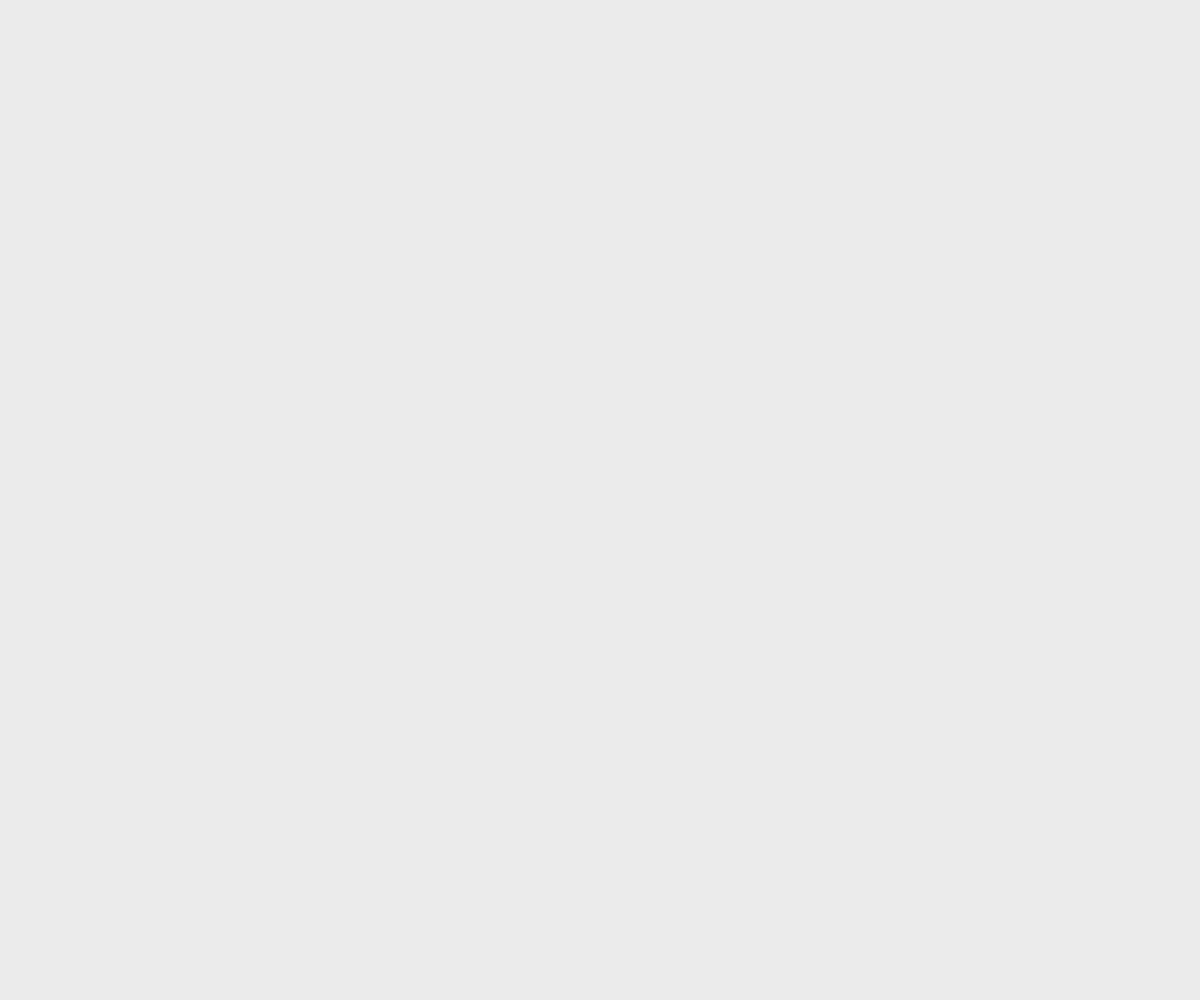
Frame 1 (no input)
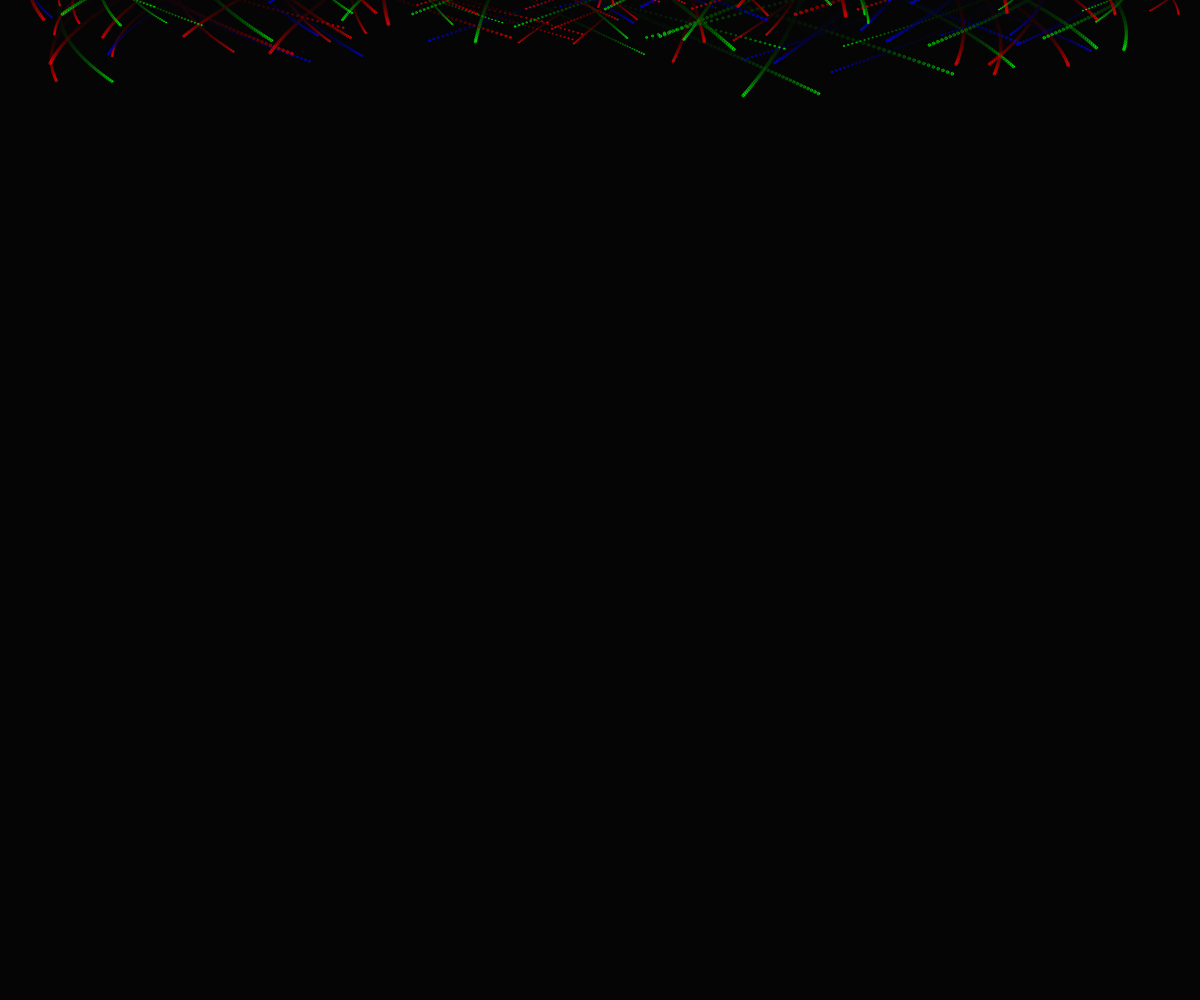
Frame 60 (no input)
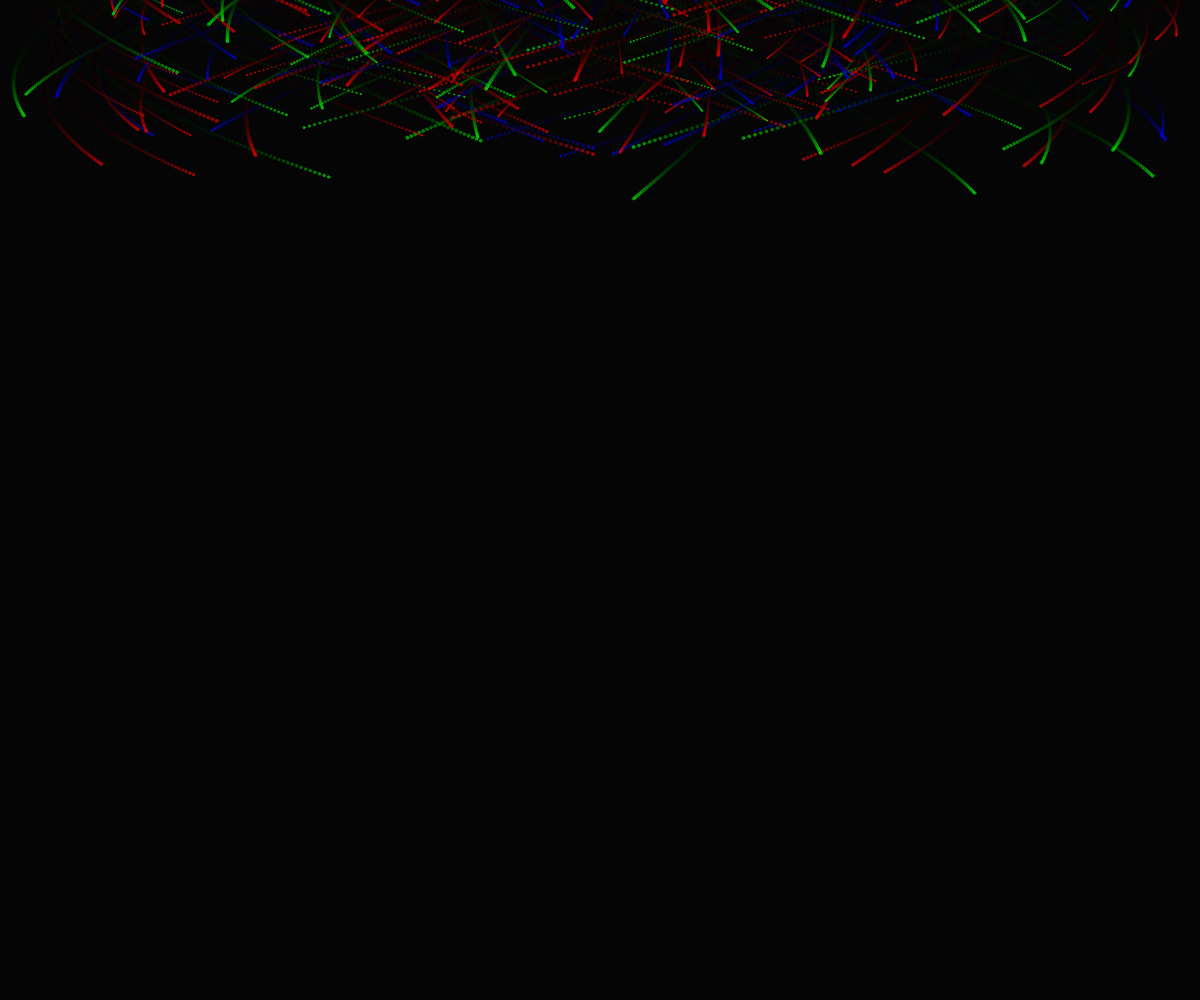
Frame 120 (the mouse pressed at the canvas centre since frame 60)

The p5.js sketch that drew these frames (run headless with seeded random() and noise() and a simulated clock; from frame 60 on, the mouse is pressed at the canvas centre):

// p5.js sketch
// ── sketch.js
let tasa=0.001;
let snowflakes = [];

function setup() {
  createCanvas(windowWidth, windowHeight);
  print(2/width);
  fill(240);
  noStroke();
}

function draw() {
  background(0,20);
  let t = frameCount / 60;

 for (let i = 0; i < random(5); i++) {
    snowflakes.push(new snowflake());
  }

  for (let flake of snowflakes) {
    flake.update(t); 
    flake.display();
  }
}

function snowflake() {
  this.posX = 0;
  this.posY = random(-50, 0);
  this.initialangle = random(0, 2 * PI);
  this.size = random(tasa*width, 2.5*tasa*width);
  this.color=int(random(0,4)%3);
  if((this.color==0)==true){
    this.dr=1;
    this.dg=0;
    this.db=0;
  };
  if((this.color==1)==true){
    this.dg=1;
    this.dr=0;
    this.db=0;
  };
  if((this.color==2)==true){
    this.db=1;
    this.dr=0;
    this.dg=0;
  };

  this.radius = sqrt(random(pow(width / 2, 2)));

  this.update = function(time) {
    
    let w = 0.6;
    let angle = w * time + this.initialangle;
    this.posX = width / 2 + this.radius * sin(angle);

 
    this.posY += pow(this.size, 0.5);

  
    if (this.posY > height) {
      let index = snowflakes.indexOf(this);
      snowflakes.splice(index, 1);
    }
  };

  this.display = function() {
    stroke(this.dr*255,this.dg*255,this.db*255,125)
    fill(this.dr*255,this.dg*255,this.db*255,125);
    ellipse(this.posX, this.posY, this.size);
  };
}
